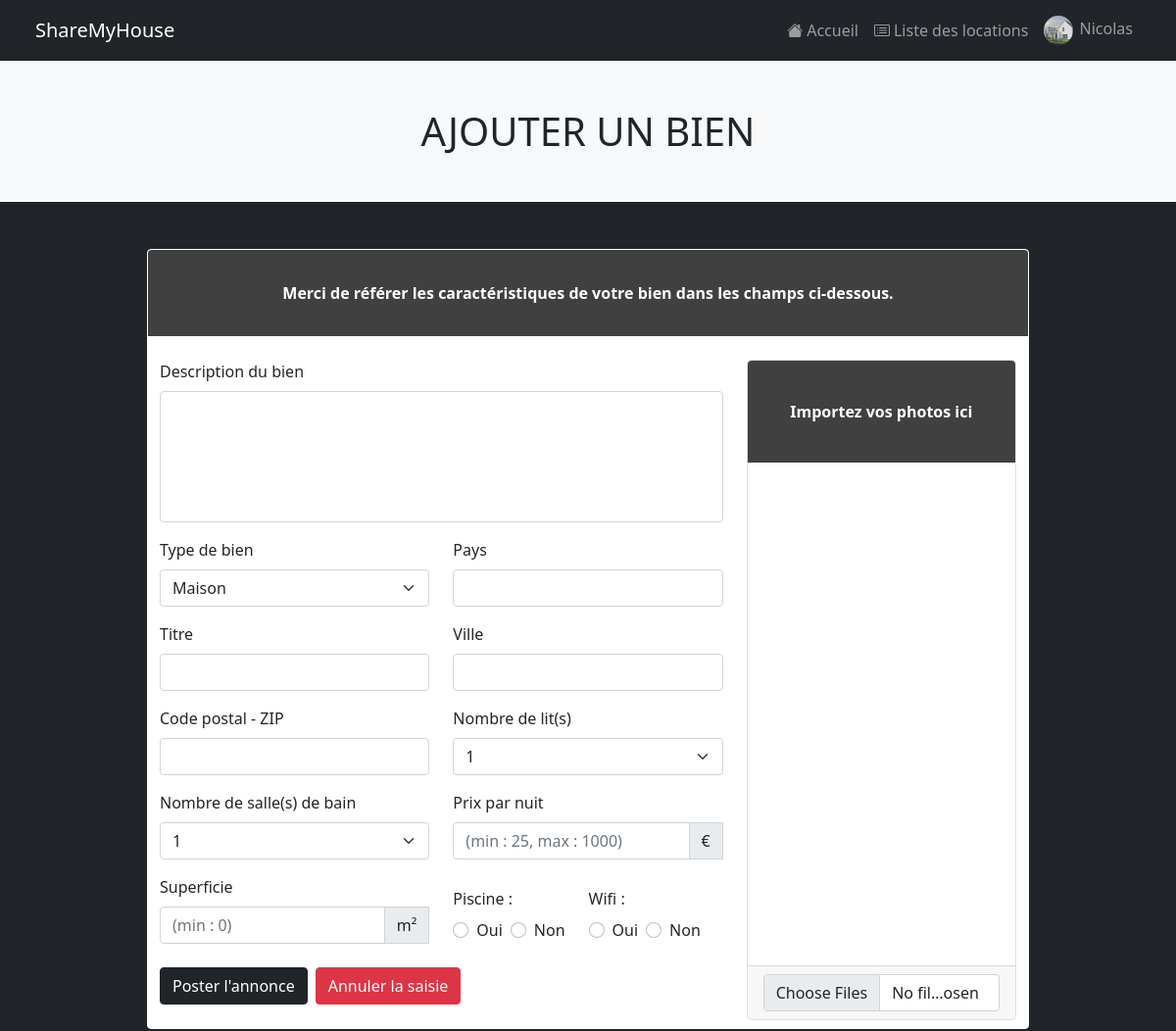
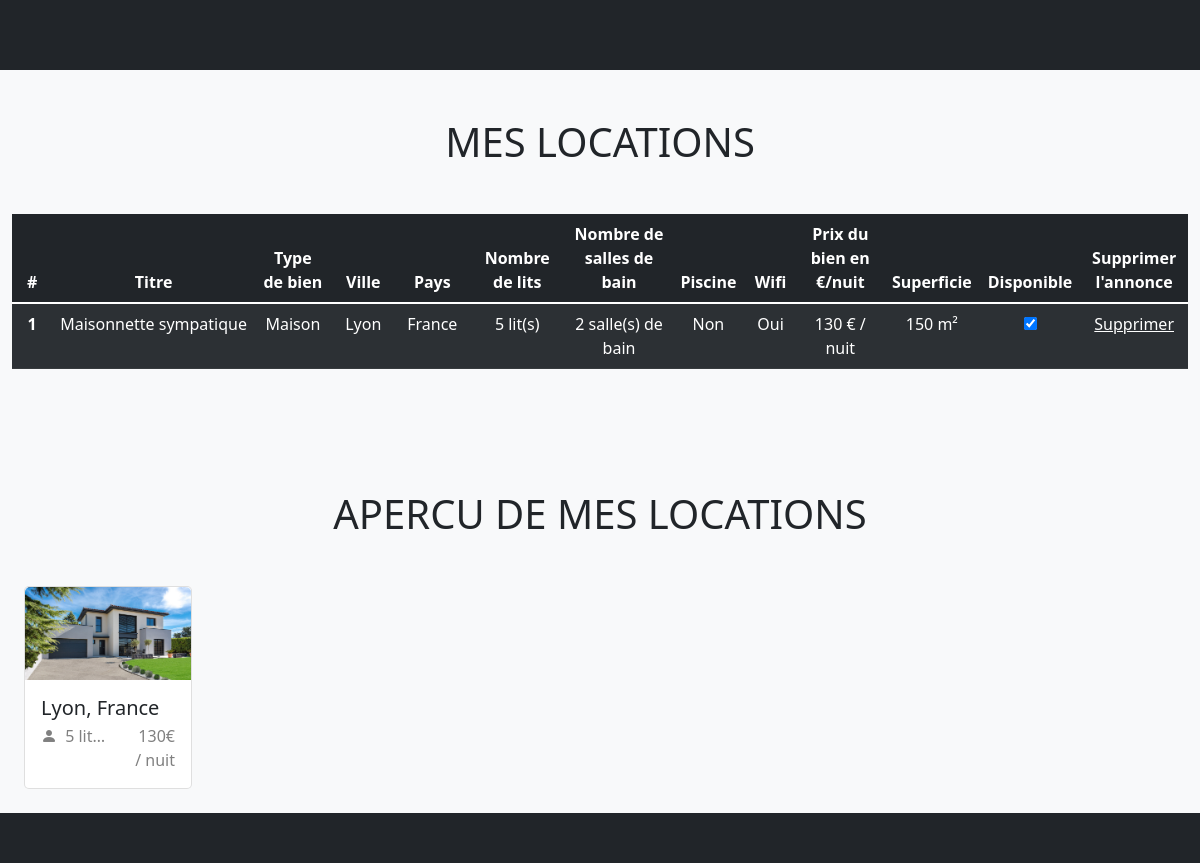
Screenshot of /?page=rental (signed in) with the database file from the repository (2 pictures, top to bottom).
### tables this page shows
CREATE TABLE `logement` (
  `id_logement` int NOT NULL,
  `code_postal` varchar(5) DEFAULT NULL,
  `ville` varchar(121) DEFAULT NULL,
  `pays` varchar(121) DEFAULT NULL,
  `nb_lit` int DEFAULT NULL,
  `nb_sdb` int DEFAULT NULL,
  `prix_nuit` int NOT NULL,
  `haveWifi` tinyint(1) DEFAULT NULL,
  `havePiscine` tinyint(1) DEFAULT NULL,
  `type_id` int DEFAULT NULL,
  `id_user` int NOT NULL,
  `desc_log` varchar(1000) DEFAULT NULL,
  `superficie` int NOT NULL,
  `visible` tinyint(1) NOT NULL,
  `title` varchar(255) NOT NULL
);

CREATE TABLE `photo_logement` (
  `id_photo` int NOT NULL,
  `nom_photo` varchar(255) DEFAULT NULL,
  `id_logement` int DEFAULT NULL
);

### view/rentalView.php (the view, shortened to what the rows shown need)
<?php $style = '<link rel="stylesheet" href="public/css/locations.css">' ?>
<?php $compteur = 1 ?>
    <h6 class="display-6 my-5 text-center"><strong>AJOUTER UN BIEN</strong></h1>
    <h6 class="display-6 my-5 text-center"><strong>MES LOCATIONS</strong></h1>
    <div class="container-fluid">
        <div style="overflow-x: auto;">
            <table class="table table-striped table-dark">
                <thead class="thead-dark">
                    <tr>
                        <th width="5%">#</th>
                        <th width="7%">Titre</th>
                        <th width="7%">Type de bien</th>
                        <th width="7%">Ville</th>
                        <th width="7%">Pays</th>
                        <th width="10%">Nombre de lits</th>
                        <th width="12%">Nombre de salles de bain</th>
                        <th width="5%">Piscine</th>
                        <th width="5%">Wifi</th>
                        <th width="10%">Prix du bien en €/nuit</th>
                        <th width="5%">Superficie</th>
                        <th width="5%">Disponible</th>
                        <th width="10%">Supprimer l'annonce</th>
                    </tr>
                </thead>
                <tbody>
                    <?php if(count($locations) > 0): ?>
                        <?php foreach($locations as $location): ?>
                            <tr>
                                <th scope="row"><?= $compteur ?></th>
                                <td>
                                    <span class="text-truncate">
                                        <?= $location['title'] ?>
                                    </span>
                                </td>
                                <td>
                                    <?php if($location['type_id'] == 1): ?>
                                        Maison
                                    <?php elseif ($location['type_id'] == 2): ?>
                                        Appartement
                                    <?php else : ?>
                                        Châlet
                                    <?php endif ?>
                                </td>
                                <td><?= $location['ville'] ?></td>
                                <td><?= $location['pays'] ?></td>
                                <td><?= $location['nb_lit'] ?> lit(s)</td>
                                <td><?= $location['nb_sdb'] ?> salle(s) de bain</td>
                                <td>
                                    <?php if($location['havePiscine'] == 1): ?>
                                        Oui
                                    <?php else : ?>
                                        Non
                                    <?php endif ?>
                                </td>
                                <td>
                                    <?php if($location['haveWifi'] == 1): ?>
                                        Oui
                                    <?php else : ?>
                                        Non
                                    <?php endif ?>
                                </td>
                                <td><?= $location['prix_nuit'] ?> € / nuit</td>
                                <td><?= $location['superficie'] ?> m²</td>
                                <td id="statutVisible<?= $location['id_logement'] ?>">
                                    <?php if($location['visible'] == 1): ?>
                                        <input type="checkbox" onclick="changeVisibleRental(<?= $location['id_logement'] ?>, 0, 'statutVisible<?= $location['id_logement'] ?>')" checked="checked">
                                    <?php else : ?>
                                        <input type="checkbox" onclick="changeVisibleRental(<?= $location['id_logement'] ?>, 1, 'statutVisible<?= $location['id_logement'] ?>')">
                                    <?php endif ?>
                                </td>
                                <td>
                                    <a style="cursor: pointer" onclick="deleteLocation(<?= $location['id_logement'] ?>, '<?= $location['title'] ?>')" class="text-white text-underline">Supprimer</a>
                                </td>
                            </tr>
                            <?php $compteur++ ?>
                        <?php endforeach ?>
                    <?php else: ?>
                        <tr>
                            <td colspan="13">Vous n'avez pas de locations</td>
                        </tr>
                    <?php endif ?>
                </tbody>
            </table>
        </div>
    </div>
    <?php if(count($locations) > 0): ?>
        <h6 class="display-6 my-5 text-center"><strong>APERCU DE MES LOCATIONS</strong></h1>
        <div class="row container-fluid pb-4">
            <?php for ($i = 0; $i < count($locations); $i++): ?>
                <div class="col-xl-2 col-lg-3 col-md-4 col-sm-6">
                    <div class="card">
                        <img src="uploads/location/<?= $locations[$i]['id_logement'] ?>/<?= $photos[$i]['nom_photo']?>">
                        <div class="card-body">
                            <h5 class="card-title"><?= $locations[$i]['ville'] ?>, <?= $locations[$i]['pays'] ?></h5>
                            <div class="row">
                                <div class="col-7">
                                    <p class="card-text text-truncate">
                                        <i class="bi bi-person-fill"></i>
                                        <?= $locations[$i]['nb_lit'] ?> lit(s)
                                    </p>
                                </div>
                                <div class="col-5">
                                    <p class="card-text card-price">
                                        <?= $locations[$i]['prix_nuit'] ?>€ / nuit
                                    </p>
                                </div>
                            </div>
                        </div>
                    </div>
                </div>
            <?php endfor ?>
        </div>
    <?php endif ?>
<?php require('template.php'); ?>

### rows the page displays
logement: title "Maisonnette sympatique", ville "Lyon", pays "France", nb_lit "5", nb_sdb "2", havePiscine "Non", haveWifi "Oui", prix_nuit "130", superficie "150", photo_logement.nom_photo (picture)

### other values shown
$_SESSION['prenom'] "Nicolas"
